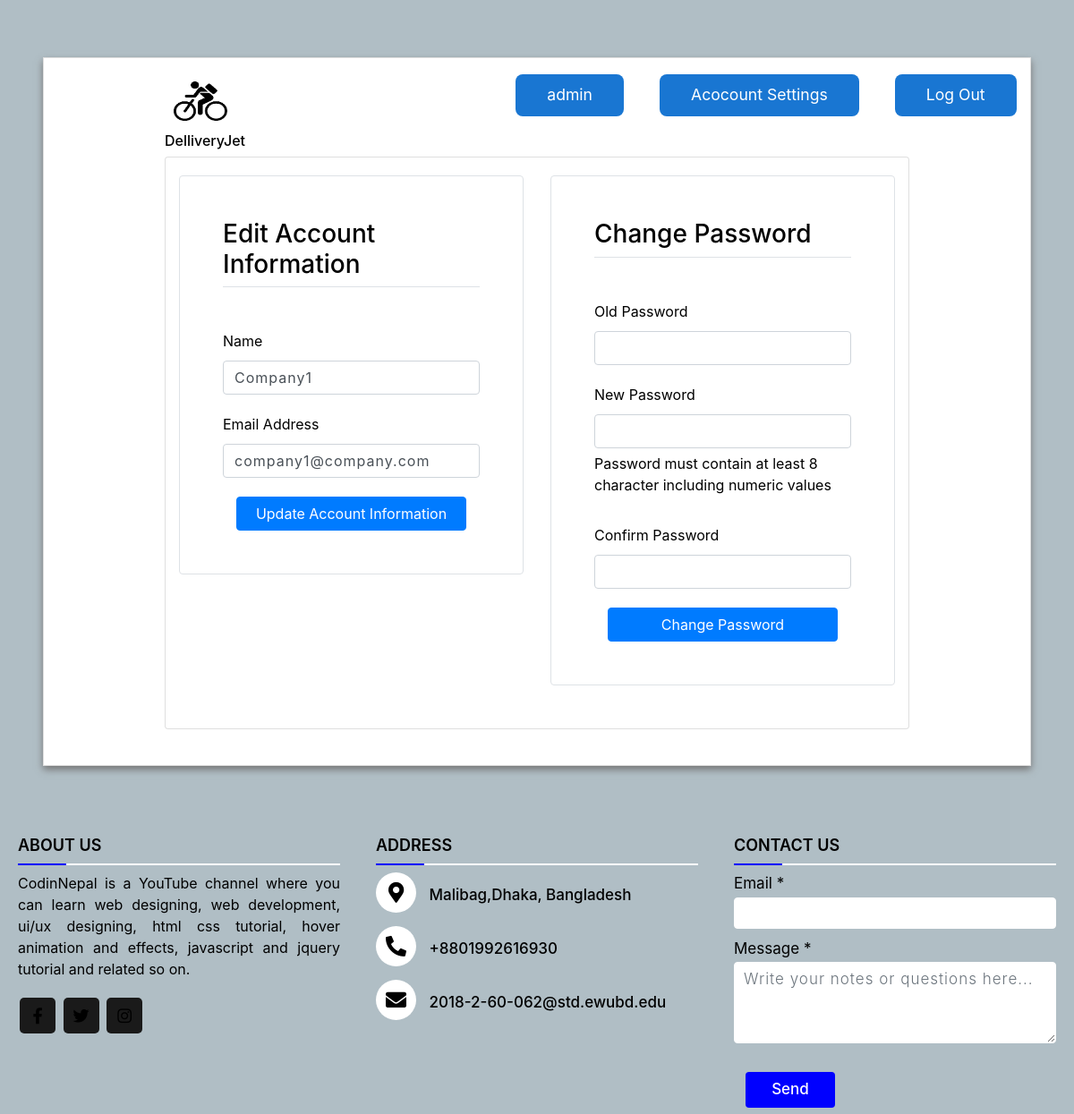
Before: /account-settings/2/ (signed in) with the older database file.
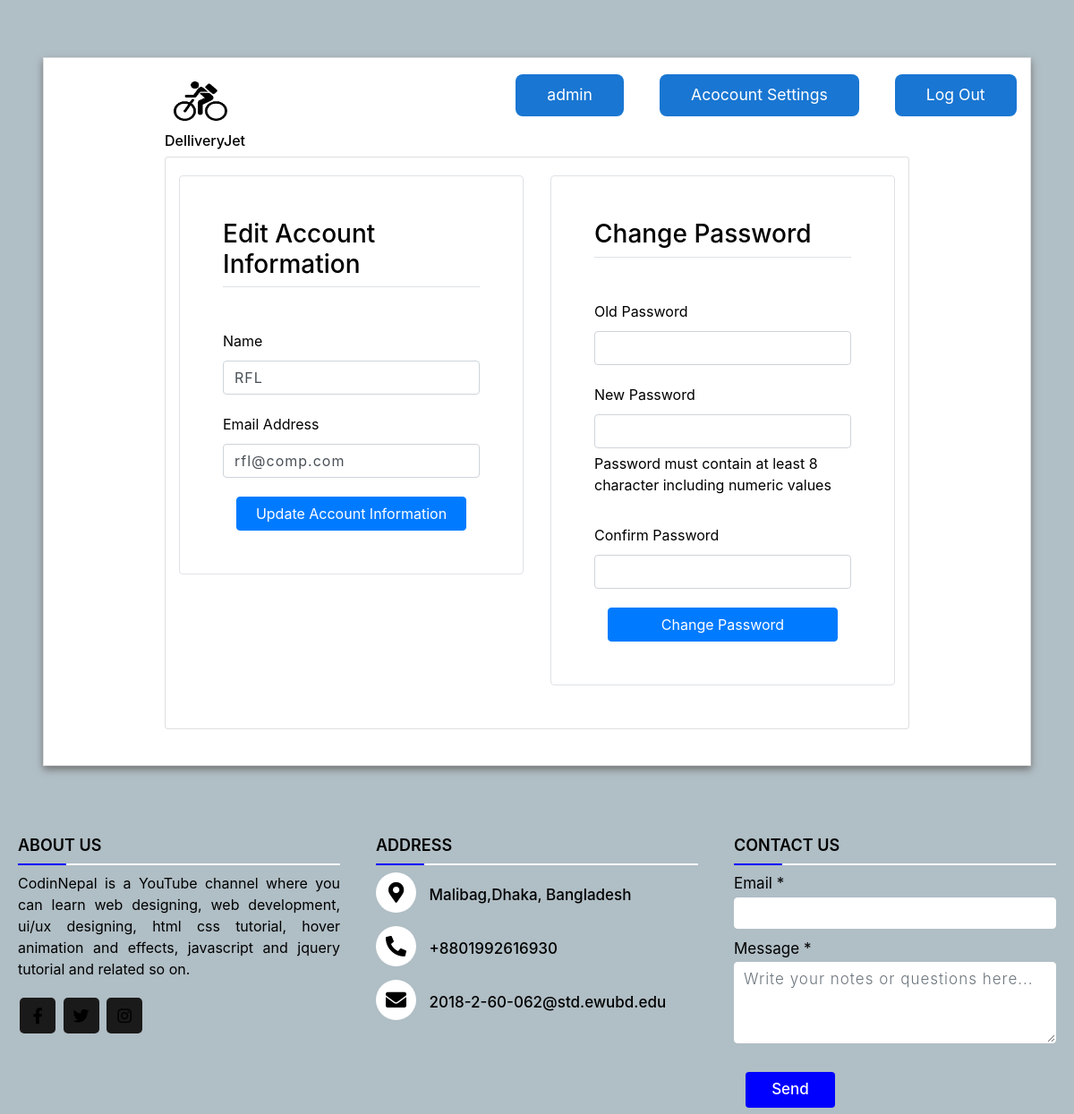
After: the same page with the newer database file.
### users/models.py (models this page shows, shortened)
class User(AbstractBaseUser):
    email = models.EmailField(max_length=255, unique=True)
    name = models.CharField(max_length=255)
    date_joined = models.DateTimeField(auto_now_add=True)
    is_buyer = models.BooleanField(default=False)
    is_company = models.BooleanField(default=False)
    is_DeliveryMan = models.BooleanField(default=False)
    is_active = models.BooleanField(default=True)
    is_staff = models.BooleanField(default=False)
    is_admin = models.BooleanField(default=False)
    USERNAME_FIELD = 'email'
    REQUIRED_FIELDS = ['name']  # Email & Password are required by default.
    objects = MyUserManager()

### users/views.py (the view, shortened to what this page needs)
# urls.py: path('account-settings/<str:pk>/', account_settings, name='account-settings'),
@login_required(login_url='login')
def account_settings(request, pk):
    user = User.objects.get(id=pk)
    information_form = AccountInformationForm(instance=user)
    password_form = PasswordChangeForm(request.user)
    context = {
        'information_form': information_form,
        'password_form': password_form,
    }
    return render(request, 'account-settings.html', context)

### users/forms.py
class AccountInformationForm(ModelForm):
    class Meta:
        model = User
        fields = ('name', 'email')

### users/templates/account-settings.html (shortened to what this page needs)
{% extends "base.html" %}
{% load static %}
{% load widget_tweaks %}
{% block content %}
<html>
    <head>
        <link rel="stylesheet" href="https://stackpath.bootstrapcdn.com/bootstrap/4.3.1/css/bootstrap.min.css">
</head>
<body>
<div class="container-fluid px-1 px-md-5 px-lg-1 px-xl-5 py-5 mx-auto">
    <div class="card card0 border-4">
        <div class="row d-flex">
                <div class="card1 ">
                     <div > <img src="{% static 'assets/favicon.png' %}" class="logo">
                        <button class="mbtn blue"  ><a href= "{% url 'deliveryMan-feed' user.id %}">{{request.user.name}}</a></button>
                        <button class="mbtn blue"  ><a href= "">Acocount Settings</a></button>
                        <button class="mbtn blue" > <a href="{% url 'logout' %}">Log Out </a></button>
                        <div class="relative"><h6><a href="{% url 'home' %}">DelliveryJet</a></h6></div>
                    </div>
                </div>
                <div class="card2 card border-2">
<section class="site-section">
    <div class="container">
        <div class="row">
            <div class="col-lg-6 mb-5">
                <form class="p-4 p-md-5 border rounded" method="post" action="">
                    <h3 class="text-black mb-5 border-bottom pb-2">Edit Account Information</h3>
                    <div class="row form-group">
                        <div class="col-md-12 mb-3 mb-md-0">
                            <label class="text-black">Name</label>
                            {{ information_form.name|add_class:"form-control" }}
                        </div>
                    </div>
                    <div class="row form-group">
                        <div class="col-md-12 mb-3 mb-md-0">
                            <label class="text-black">Email Address</label>
                            {{ information_form.email|add_class:"form-control" }}
                        </div>
                    </div>
                    <div class="col-12">
                        <button class="btn btn-block btn-primary btn-md" type="submit">Update Account Information
                        </button>
                    </div>
                </form>
            </div>
            <div class="col-lg-6 mb-5">
                <form class="p-4 p-md-5 border rounded" method="post" action="">
                    <h3 class="text-black mb-5 border-bottom pb-2">Change Password</h3>
                    <div class="row form-group">
                        <div class="col-md-12 mb-3 mb-md-0">
                            <label class="text-black">Old Password</label>
                            {{ password_form.old_password|add_class:"form-control" }}
                        </div>
                    </div>
                    <div class="row form-group">
                        <div class="col-md-12 mb-3 mb-md-0">
                            <label class="text-black">New Password</label>
                            {{ password_form.new_password1|add_class:"form-control" }}
                            <p>Password must contain at least 8 character including numeric values</p>
                        </div>
                    </div>
                    <div class="row form-group">
                        <div class="col-md-12 mb-3 mb-md-0">
                            <label class="text-black">Confirm Password</label>
                            {{ password_form.new_password2|add_class:"form-control" }}
                        </div>
                    </div>
                    <div class="col-12">
                        <button class="btn btn-block btn-primary btn-md" type="submit">Change Password
                        </button>
                    </div>
                </form>
            </div>
        </div>
    </div>
</section>
</div>
</div>
</div>
</div>
</body>
</html>
{% endblock %}

### users/templates/base.html (shortened to what this page needs)
<!doctype html>
{% load static %}
<html lang="en">
<head>
</head>
<body id="top">
<div class="site-wrap">
    {% block content %}
    {% endblock %}
    {% include "./footer.html" %}
</div>
</body>
</html>

### users/templates/footer.html (shortened to what this page needs)
<html lang="en" dir="ltr">
  <head>
    <link rel="stylesheet" href="https://cdnjs.cloudflare.com/ajax/libs/font-awesome/5.15.3/css/all.min.css"/>
  </head>
<footer class="site-footer">
        <div class="main-content">
          <div class="left box">
            <h2>About us</h2>
            <div class="content">
              <p>CodinNepal is a YouTube channel where you can learn web designing, web development, ui/ux designing, html css tutorial, hover animation and effects, javascript and jquery tutorial and related so on.</p>
              <div class="social">
                <a href="https://facebook.com/coding.np"><span class="fab fa-facebook-f"></span></a>
                <a href="#"><span class="fab fa-twitter"></span></a>
                <a href="https://instagram.com/coding.np"><span class="fab fa-instagram"></span></a>
              </div>
            </div>
          </div>
          <div class="center box">
            <h2>Address</h2>
            <div class="content">
              <div class="place">
                <span class="fas fa-map-marker-alt"></span>
                <span class="text">Malibag,Dhaka, Bangladesh</span>
              </div>
              <div class="phone">
                <span class="fas fa-phone-alt"></span>
                <span class="text">+8801992616930</span>
              </div>
              <div class="email">
                <span class="fas fa-envelope"></span>
                <span class="text">2018-2-60-062@std.ewubd.edu</span>
              </div>
            </div>
          </div>
          <div class="right box">
            <h2>Contact us</h2>
            <div class="content">
                <form action="{% url 'contact' %}" method="post">
                <div class="email">
                  <div class="text">Email *</div>
                  <input type="email" name="email" class="form-control">
                </div>
                <div class="msg">
                  <div class="text">Message *</div>
                  <textarea name="message" name="message" cols="30" rows="3" class="form-control"
                  placeholder="Write your notes or questions here..."></textarea>
                </div>
                <div class="btn">
                    <button class="btn btn-block btn-primary btn-md" type="submit">Send</button>
                </div>
              </form>
            </div>
          </div>
        </div>
</footer>

### users/templates/account-settings.html (style rules this page uses)
body { color: #000; overflow-x: hidden; height: 100%; background-color: #B0BEC5; background-repeat: no-repeat }
.card0 { box-shadow: 0px 4px 8px 0px #757575; border-radius: 0px }
.card2 { margin: 0px 150px; width:100%; margin-bottom: 40px ; padding-top: 20px; }
.logo { width: 370px; height: 70px; margin-top: 10px; margin-left: 150px; padding-right: 290px; }
::placeholder { color: #BDBDBD; opacity: 1; font-weight: 300 }
input, textarea { padding: 10px 12px 10px 12px; border: 1px solid lightgrey; border-radius: 2px; margin-bottom: 5px; margin-top: 2px; width: 100%; box-sizing: border-box; color: #2C3E50; font-size: 14px; letter-spacing: 1px }
a { color: inherit; cursor: pointer }
button.mbtn { padding:0.6em 2em; border-radius: 8px; color:#fff; background-color:#1976d2; font-size:1.1em; border: 0; cursor:pointer; margin:1em; }
button.mbtn.blue { background-color:#1976d2; }
div.relative { position: relative; left: 150px; width: fit-content; }

### users/templates/footer.html (style rules this page uses)
.site-footer { background: #B0BEC5; }
footer { position: relative; bottom: 0px; top: 30px; width: 100%; background: #111; }
.main-content { display: flex; }
.main-content .box { flex-basis: 40%; padding: 0px 20px; }
.box h2 { font-size: 1.125rem; font-weight: 600; text-transform: uppercase; }
.box .content { margin: 20px 0 0 0; position: relative; }
.box .content:before { position: absolute; content: ''; top: -10px; height: 2px; width: 100%; background: white; }
.box .content:after { position: absolute; content: ''; height: 2px; width: 15%; background: blue; top: -10px; }
.left .content p { text-align: justify; }
.left .content .social { margin: 20px 0 0 0; }
.left .content .social a { padding: 0 2px; }
.left .content .social a span { height: 40px; width: 40px; background: #1a1a1a; line-height: 40px; text-align: center; font-size: 18px; border-radius: 5px; transition: 0.3s; }
.center .content .fas { font-size: 1.4375rem; background: white; height: 45px; width: 45px; line-height: 45px; text-align: center; border-radius: 50%; transition: 0.3s; cursor: pointer; }
.center .content .text { font-size: 1.0625rem; font-weight: 500; padding-left: 10px; }
.center .content .phone { margin: 15px 0; }
.right form .text { font-size: 1.0625rem; margin-bottom: 2px; color: black; }
.right form .msg { margin-top: 10px; }
.right form input, .right form textarea { width: 100%; font-size: 1.0625rem; background: white; padding-left: 10px; border: 1px solid white; }
.right form input { height: 35px; }
.right form .btn { margin-top: 10px; }
.right form .btn button { height: 40px; width: 100px; border: none; outline: none; background: blue; font-size: 1.0625rem; font-weight: 500; cursor: pointer; transition: .3s; }

Changed rows visible on the page:
changed User: name "Company1" → "RFL"; email "company1@company.com" → "rfl@comp.com"
